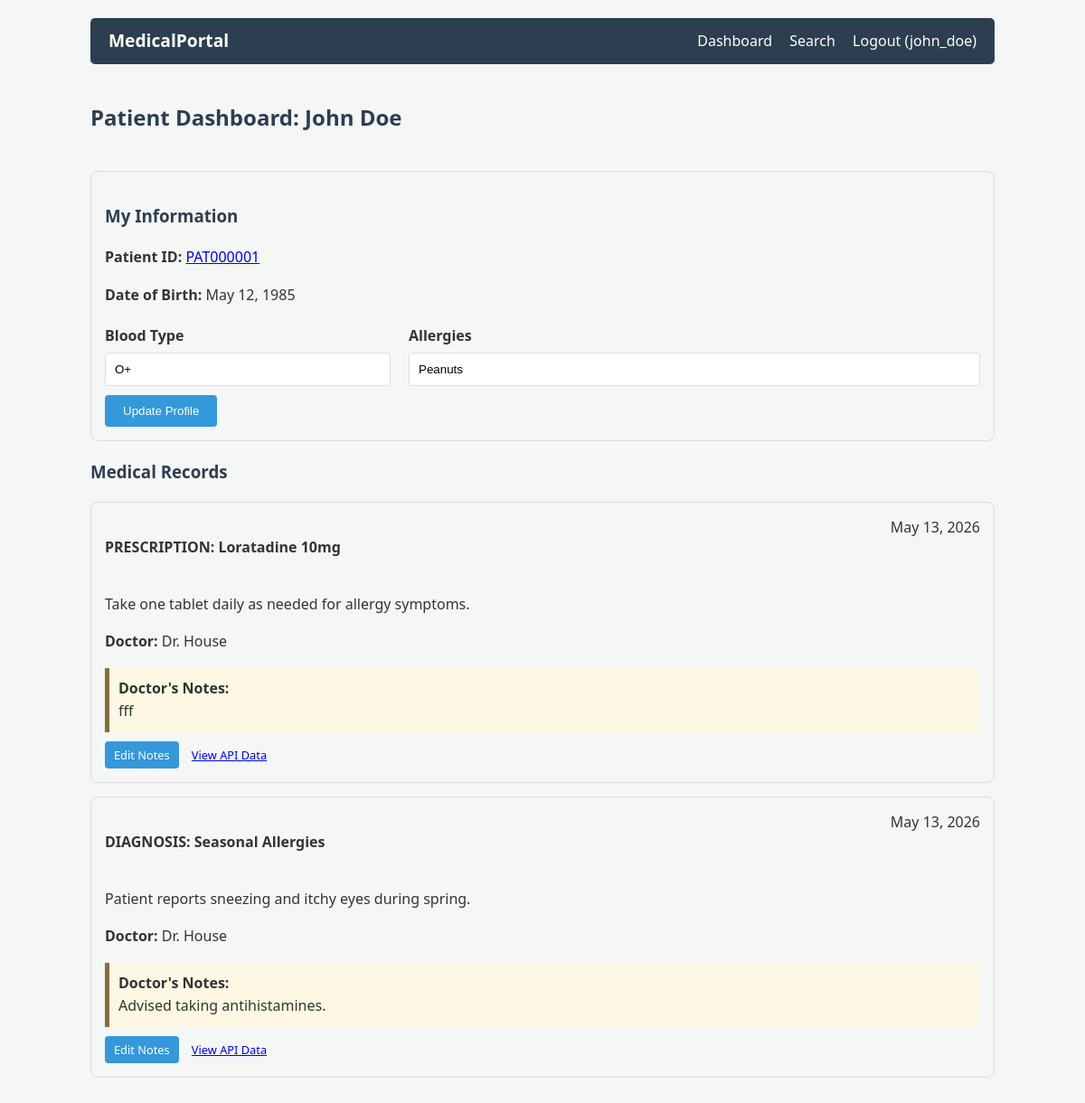
The page /dashboard/ (signed in) on the database its author committed.
### src/pages/models.py (models this page shows, shortened)
class Patient(models.Model):
    user = models.OneToOneField(User, on_delete=models.CASCADE)
    patient_id = models.CharField(max_length=10, unique=True)
    date_of_birth = models.DateField()
    blood_type = models.CharField(max_length=5)
    allergies = models.TextField(blank=True)

class MedicalRecord(models.Model):
    RECORD_TYPES = [
        ("DIAGNOSIS", "Diagnosis"),
        ("PRESCRIPTION", "Prescription"),
        ("LAB", "Lab Result"),
        ("IMAGING", "Imaging"),
    ]
    patient = models.ForeignKey(
        Patient, on_delete=models.CASCADE, related_name="records"
    )
    record_type = models.CharField(max_length=20, choices=RECORD_TYPES)
    title = models.CharField(max_length=200)
    description = models.TextField()
    date_created = models.DateTimeField(auto_now_add=True)
    doctor_name = models.CharField(max_length=100)
    notes = models.TextField(blank=True)

### src/pages/views.py (the view)
# urls.py: path("dashboard/", dashboard, name="dashboard"),
@login_required
def dashboard(request):
    patient = None
    try:
        patient = Patient.objects.get(user=request.user)
        records = MedicalRecord.objects.filter(patient=patient).order_by(
            "-date_created"
        )
        appointments = Appointment.objects.filter(patient=patient).order_by(
            "appointment_date"
        )
    except Patient.DoesNotExist:
        records = []
        appointments = []
    is_doctor = hasattr(request.user, "doctor")
    return render(
        request,
        "dashboard.html",
        {
            "patient": patient,
            "records": records,
            "appointments": appointments,
            "is_doctor": is_doctor,
        },
    )

### src/templates/dashboard.html (shortened to what this page needs)
{% extends 'base.html' %} {% block content %}
<div style="display: flex; justify-content: space-between; align-items: center">
    <h2>Patient Dashboard: {{ patient.user.get_full_name }}</h2>
</div>
<div class="card" style="margin-top: 20px">
    <h3>My Information</h3>
    <p>
        <strong>Patient ID:</strong>
        <a href="{% url 'patient_data' patient.patient_id %}"
            >{{ patient.patient_id }}</a
        >
    </p>
    <p><strong>Date of Birth:</strong> {{ patient.date_of_birth }}</p>
    <form
        action="{% url 'update_info' %}"
        method="POST"
        style="margin-top: 20px"
    >
        <div style="display: flex; gap: 20px">
            <div style="flex: 1">
                <label>Blood Type</label>
                <input
                    type="text"
                    name="blood_type"
                    value="{{ patient.blood_type }}"
                />
            </div>
            <div style="flex: 2">
                <label>Allergies</label>
                <input
                    type="text"
                    name="allergies"
                    value="{{ patient.allergies }}"
                />
            </div>
        </div>
        <button type="submit" class="btn" style="margin-top: 10px">
            Update Profile
        </button>
    </form>
</div>
<h3>Medical Records</h3>
{% if records %} {% for record in records %}
<div class="card">
    <div style="display: flex; justify-content: space-between">
        <h4>{{ record.record_type }}: {{ record.title }}</h4>
        <span>{{ record.date_created|date:"M d, Y" }}</span>
    </div>
    <p>{{ record.description }}</p>
    <p><strong>Doctor:</strong> {{ record.doctor_name }}</p>
    {% if record.notes %}
    <div
        style="
            background: #fcf8e3;
            padding: 10px;
            border-left: 5px solid #8a6d3b;
            margin-top: 10px;
        "
    >
        <strong>Doctor's Notes:</strong><br />
        {{ record.notes|safe }}
    </div>
    {% endif %}
    <div style="margin-top: 10px">
        <a
            href="{% url 'add_note' %}?record_id={{ record.id }}"
            class="btn"
            style="padding: 5px 10px; font-size: 0.8em"
            >Edit Notes</a
        >
        <a
            href="{% url 'api_get_record' record.id %}"
            target="_blank"
            style="font-size: 0.8em; margin-left: 10px"
            >View API Data</a
        >
    </div>
</div>
{% endfor %} {% else %}
<p>No medical records found.</p>
{% endif %} {% endblock %}

### src/templates/base.html (shortened to what this page needs)
<!doctype html>
<html lang="en">
    <head>
    </head>
    <body>
        <nav>
            <a
                href="{% url 'home' %}"
                style="font-weight: bold; margin-left: 0; font-size: 1.2em"
                >MedicalPortal</a
            >
            <div>
                {% if user.is_authenticated %}
                <a href="{% url 'dashboard' %}">Dashboard</a>
                <a href="{% url 'search_records' %}">Search</a>
                <a href="{% url 'logout' %}">Logout ({{ user.username }})</a>
                {% else %}
                <a href="{% url 'login' %}">Login</a>
                <a href="{% url 'register' %}">Register</a>
                {% endif %}
            </div>
        </nav>
        <div>{% block content %} {% endblock %}</div>
    </body>
</html>

### src/templates/base.html (style rules this page uses)
body { font-family: "Segoe UI", Tahoma, Geneva, Verdana, sans-serif; line-height: 1.6; color: #333; max-width: 1000px; margin: 0 auto; padding: 20px; background-color: #f4f7f6; }
nav { background: #2c3e50; color: #fff; padding: 10px 20px; display: flex; justify-content: space-between; align-items: center; border-radius: 5px; margin-bottom: 20px; }
nav a { color: #fff; text-decoration: none; margin-left: 15px; }
h1, h2, h3 { color: #2c3e50; }
.btn { display: inline-block; background: #3498db; color: #fff; padding: 10px 20px; border-radius: 4px; text-decoration: none; transition: background 0.3s; border: none; cursor: pointer; }
label { display: block; margin-bottom: 5px; font-weight: bold; }
input[type="text"], input[type="password"], input[type="date"], select, textarea { width: 100%; padding: 10px; border: 1px solid #ddd; border-radius: 4px; box-sizing: border-box; }
.card { border: 1px solid #ddd; border-radius: 8px; padding: 15px; margin-bottom: 15px; }

### rows shown on the page
Patient: user.get_full_name "John Doe", patient_id "PAT000001", date_of_birth "May 12, 1985", blood_type "O+", allergies "Peanuts"
MedicalRecord: record_type "PRESCRIPTION", title "Loratadine 10mg", date_created "May 13, 2026", description "Take one tablet daily as needed for allergy symptoms.", doctor_name "Dr. House", notes "fff"
MedicalRecord: record_type "DIAGNOSIS", title "Seasonal Allergies", date_created "May 13, 2026", description "Patient reports sneezing and itchy eyes during spring.", doctor_name "Dr. House", notes "Advised taking antihistamines."

### other values the page prints
{{ user.username }} "john_doe"
